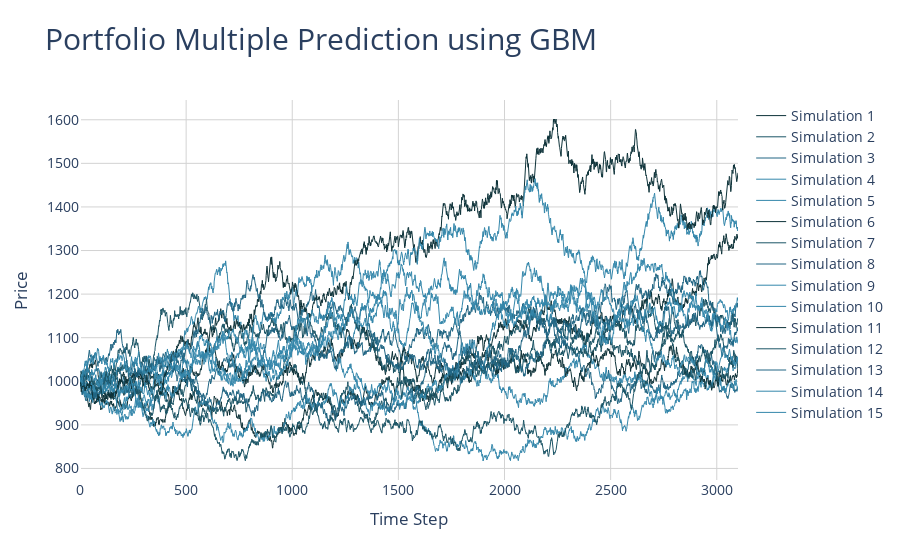

The cell this chart's notebook holds for it:
### Code cell
# Create the plot
fig = go.Figure()

# Define a list of colors
colors = ['#0D3239', '#1A5465', '#206583', '#3487AB', '#3487AB']

# Add each simulated prices line with different colors
for i, prices in enumerate(simulations):
    fig.add_trace(go.Scatter(
        x=list(range(len(prices))),
        y=prices,
        mode='lines',
        name=f'Simulation {i+1}',
        line=dict(color=colors[i % len(colors)], width=1)
    ))

# Update layout for aesthetics
fig.update_layout(
    title={
        'text': 'Portfolio Multiple Prediction using GBM',
        'font': {
            'size': 30
        }
    },
    xaxis_title='Time Step',
    yaxis_title='Price',
    font=dict(size=14),
    plot_bgcolor='white',
    xaxis=dict(showgrid=True, gridcolor='lightgrey'),
    yaxis=dict(showgrid=True, gridcolor='lightgrey')
)

### Figure 1 — Plotly figure (JSON) as saved in the notebook; plotly's stock layout.template omitted (floating-point values rounded to 4 significant figures; data arrays with more than 128 entries replaced by an {"elided": "..."} marker saying what was removed)
{"data": [{"line": {"color": "#0D3239", "width": 1}, "mode": "lines", "name": "Simulation 1", "type": "scatter", "x": {"elided": "3101 int values"}, "y": {"elided": "3101 float values"}}, {"line": {"color": "#1A5465", "width": 1}, "mode": "lines", "name": "Simulation 2", "type": "scatter", "x": {"elided": "3101 int values"}, "y": {"elided": "3101 float values"}}, {"line": {"color": "#206583", "width": 1}, "mode": "lines", "name": "Simulation 3", "type": "scatter", "x": {"elided": "3101 int values"}, "y": {"elided": "3101 float values"}}, {"line": {"color": "#3487AB", "width": 1}, "mode": "lines", "name": "Simulation 4", "type": "scatter", "x": {"elided": "3101 int values"}, "y": {"elided": "3101 float values"}}, {"line": {"color": "#3487AB", "width": 1}, "mode": "lines", "name": "Simulation 5", "type": "scatter", "x": {"elided": "3101 int values"}, "y": {"elided": "3101 float values"}}, {"line": {"color": "#0D3239", "width": 1}, "mode": "lines", "name": "Simulation 6", "type": "scatter", "x": {"elided": "3101 int values"}, "y": {"elided": "3101 float values"}}, {"line": {"color": "#1A5465", "width": 1}, "mode": "lines", "name": "Simulation 7", "type": "scatter", "x": {"elided": "3101 int values"}, "y": {"elided": "3101 float values"}}, {"line": {"color": "#206583", "width": 1}, "mode": "lines", "name": "Simulation 8", "type": "scatter", "x": {"elided": "3101 int values"}, "y": {"elided": "3101 float values"}}, {"line": {"color": "#3487AB", "width": 1}, "mode": "lines", "name": "Simulation 9", "type": "scatter", "x": {"elided": "3101 int values"}, "y": {"elided": "3101 float values"}}, {"line": {"color": "#3487AB", "width": 1}, "mode": "lines", "name": "Simulation 10", "type": "scatter", "x": {"elided": "3101 int values"}, "y": {"elided": "3101 float values"}}, {"line": {"color": "#0D3239", "width": 1}, "mode": "lines", "name": "Simulation 11", "type": "scatter", "x": {"elided": "3101 int values"}, "y": {"elided": "3101 float values"}}, {"line": {"color": "#1A5465", "width": 1}, "mode": "lines", "name": "Simulation 12", "type": "scatter", "x": {"elided": "3101 int values"}, "y": {"elided": "3101 float values"}}, {"line": {"color": "#206583", "width": 1}, "mode": "lines", "name": "Simulation 13", "type": "scatter", "x": {"elided": "3101 int values"}, "y": {"elided": "3101 float values"}}, {"line": {"color": "#3487AB", "width": 1}, "mode": "lines", "name": "Simulation 14", "type": "scatter", "x": {"elided": "3101 int values"}, "y": {"elided": "3101 float values"}}, {"line": {"color": "#3487AB", "width": 1}, "mode": "lines", "name": "Simulation 15", "type": "scatter", "x": {"elided": "3101 int values"}, "y": {"elided": "3101 float values"}}], "layout": {"font": {"size": 14}, "plot_bgcolor": "white", "title": {"font": {"size": 30}, "text": "Portfolio Multiple Prediction using GBM"}, "xaxis": {"gridcolor": "lightgrey", "showgrid": true, "title": {"text": "Time Step"}}, "yaxis": {"gridcolor": "lightgrey", "showgrid": true, "title": {"text": "Price"}}}}
